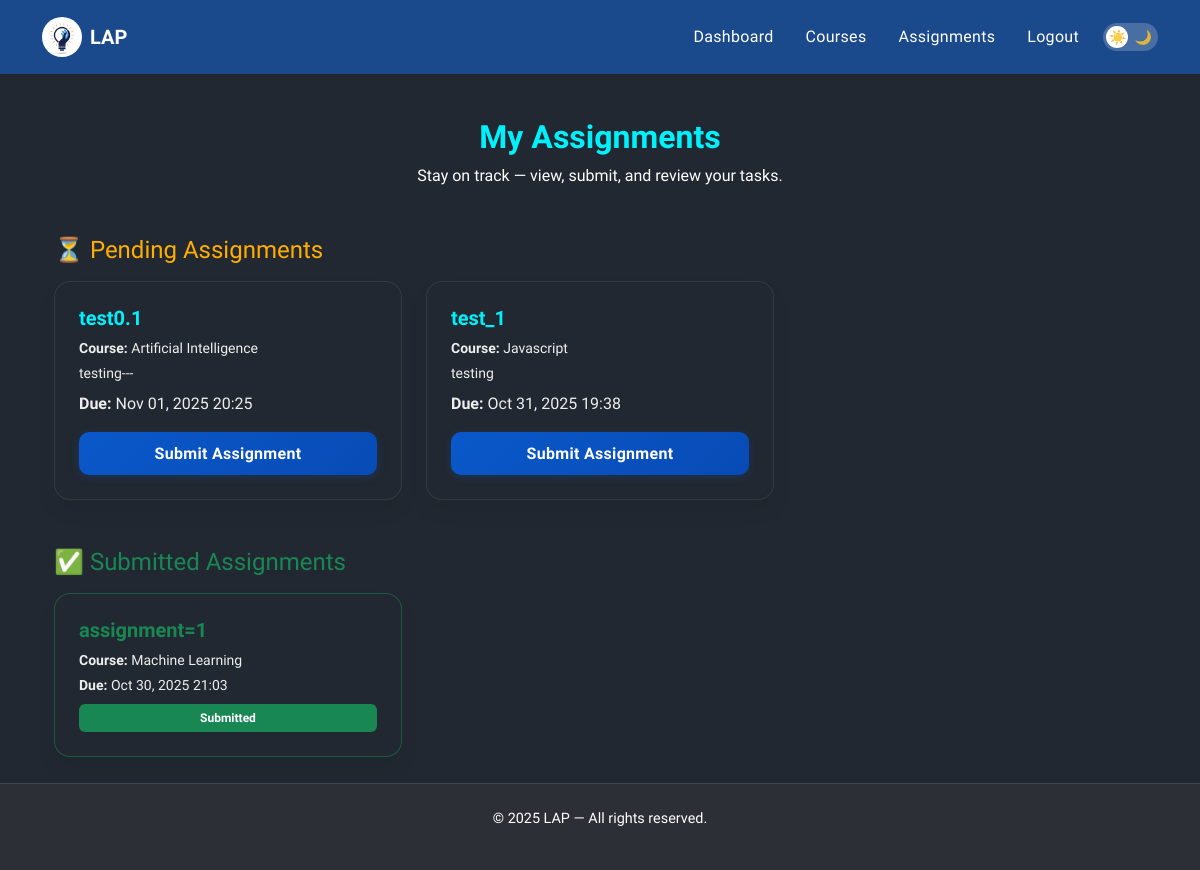
The page /courses/assignments/ (signed in) on the database as committed earlier.
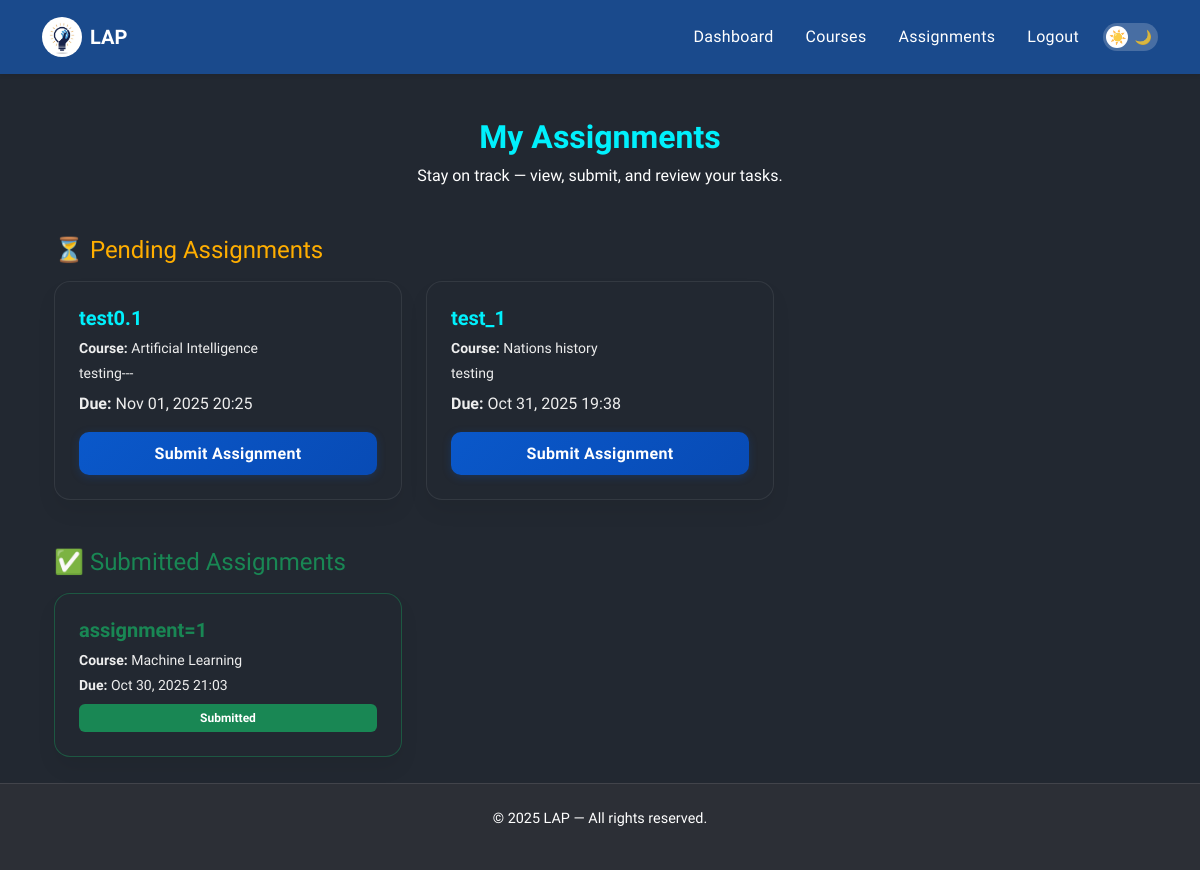
The same page on the database as committed later.
### courses/models.py (models this page shows, shortened)
class Assignment(models.Model):
    course = models.ForeignKey(Course, related_name='assignments', on_delete=models.CASCADE)
    title = models.CharField(max_length=200)
    description = models.TextField()
    due_date = models.DateTimeField()
    created_by = models.ForeignKey(User, on_delete=models.CASCADE)
    created_at = models.DateTimeField(auto_now_add=True)

class Course(models.Model):
    title = models.CharField(max_length=200)
    description = models.TextField()
    category = models.ForeignKey(Category, on_delete=models.SET_NULL, null=True, blank=True)
    created_by = models.ForeignKey(User, on_delete=models.CASCADE)
    created_at = models.DateTimeField(auto_now_add=True)

### courses/views.py (the view)
# urls.py: path('assignments/', views.student_assignments, name='student_assignments'),
@login_required
def student_assignments(request):
    if request.user.profile.is_instructor:
        return HttpResponseForbidden("Instructors cannot access student assignments.")
    enrolled_courses = Enrollment.objects.filter(student=request.user).values_list('course', flat=True)
    assignments = Assignment.objects.filter(course__in=enrolled_courses).order_by('-due_date')
    submitted_ids = Submission.objects.filter(student=request.user).values_list('assignment_id', flat=True)
    pending_assignments = assignments.exclude(id__in=submitted_ids)
    submitted_assignments = assignments.filter(id__in=submitted_ids)
    return render(request, 'assignments/student_assignments.html', {
        'pending_assignments': pending_assignments,
        'submitted_assignments': submitted_assignments,
        'page_title': 'My Assignments',
    })

### courses/context_processors.py (called while the page is built)
def categories(request):
    return {
        'categories': Category.objects.all()
    }

### templates/assignments/student_assignments.html (shortened to what this page needs)
{% extends 'base.html' %}
{% load static %}
{% block content %}
<div class="container py-4">
  <div class="text-center mb-5">
    <h2 class="fw-bold section-heading mb-2">My Assignments</h2>
    <p class=" section-subheading mb-0">
      Stay on track — view, submit, and review your tasks.
    </p>
  </div>
  <div class="mb-5">
    <h4 class="warning mb-3">⏳ Pending Assignments</h4>
    {% if pending_assignments %}
      <div class="row g-4">
        {% for assignment in pending_assignments %}
          <div class="col-md-6 col-lg-4">
            <div class="course-card h-100 p-4 d-flex flex-column hover-glow">
              <h5 class="fw-bold mb-2 section-heading">{{ assignment.title }}</h5>
              <p class="small mb-1"><strong>Course:</strong> {{ assignment.course.title }}</p>
              <p class="small mb-2">{{ assignment.description|truncatewords:20 }}</p>
              <p class="mb-3"><strong>Due:</strong> {{ assignment.due_date|date:"M d, Y H:i" }}</p>
              <div class="mt-auto">
                <a href="{% url 'submit_assignment' assignment.id %}" class="btn btn-primary w-100 fw-semibold">
                  Submit Assignment
                </a>
              </div>
            </div>
          </div>
        {% endfor %}
      </div>
    {% else %}
      <div class="empty-state text-center py-5">
        <p class="mb-3">✅ No pending assignments!</p>
        <a href="{% url 'course_list' %}" class="btn btn-outline-info px-4 py-2">Browse Courses</a>
      </div>
    {% endif %}
  </div>
  <div>
    <h4 class="text-success mb-3">✅ Submitted Assignments</h4>
    {% if submitted_assignments %}
      <div class="row g-4">
        {% for assignment in submitted_assignments %}
          <div class="col-md-6 col-lg-4">
            <div class="course-card h-100 p-4 d-flex flex-column border-success border-opacity-50 hover-glow">
              <h5 class="fw-bold text-success mb-2">{{ assignment.title }}</h5>
              <p class="small mb-1"><strong>Course:</strong> {{ assignment.course.title }}</p>
              <p class="small mb-2"><strong>Due:</strong> {{ assignment.due_date|date:"M d, Y H:i" }}</p>
              <div class="mt-auto">
                <span class="badge bg-success py-2 px-3 w-100">
                   Submitted
                </span>
              </div>
            </div>
          </div>
        {% endfor %}
      </div>
    {% else %}
      <div class="empty-state text-center py-5">
        <p class="text-muted mb-3">No assignments submitted yet.</p>
        <a href="{% url 'dashboard' %}" class="btn btn-outline-info px-4 py-2 rounded-pill">Go to Dashboard</a>
      </div>
    {% endif %}
  </div>
</div>
{% endblock %}

Rows that differ between the two databases and show on the page:
changed through a linked row, Assignment "test_1": course "Javascript" → "Nations history"
